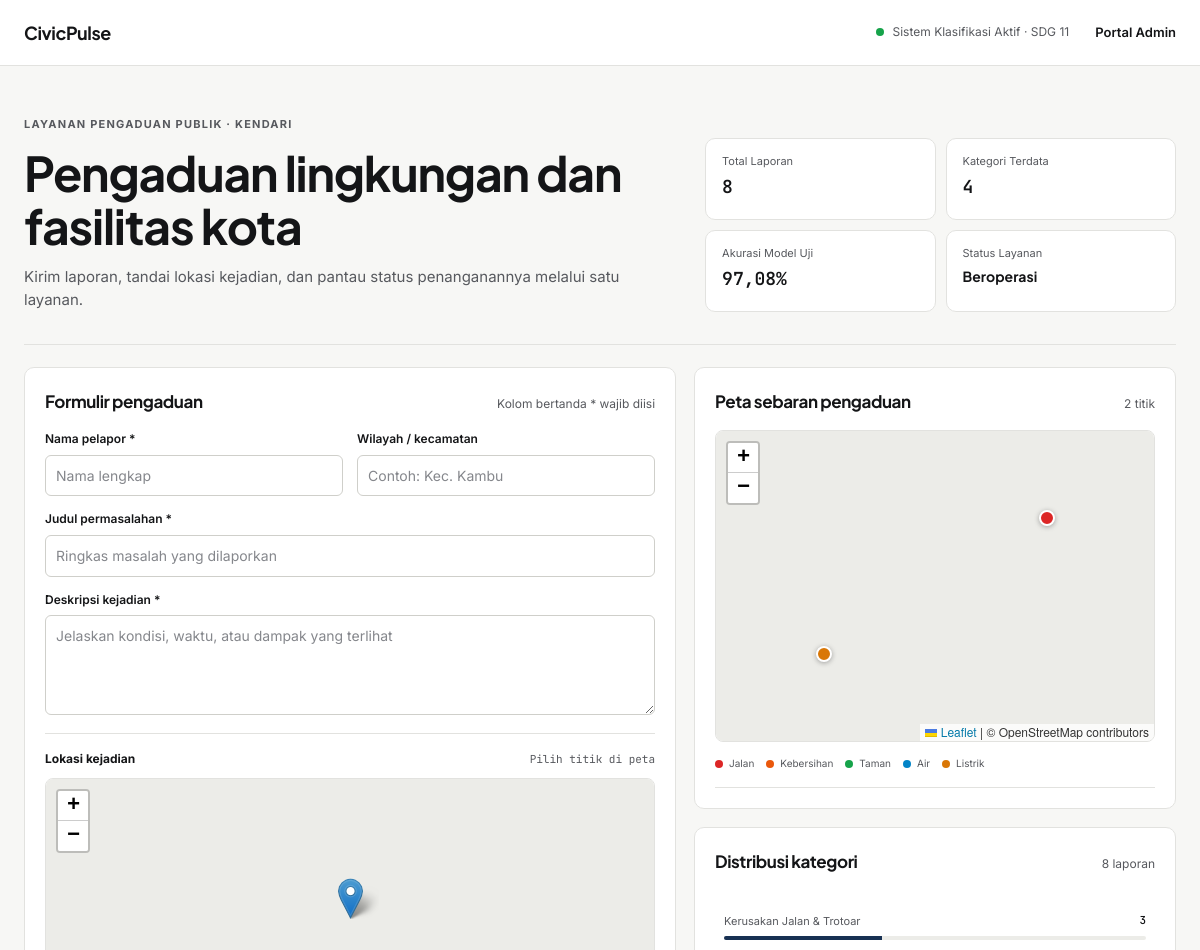
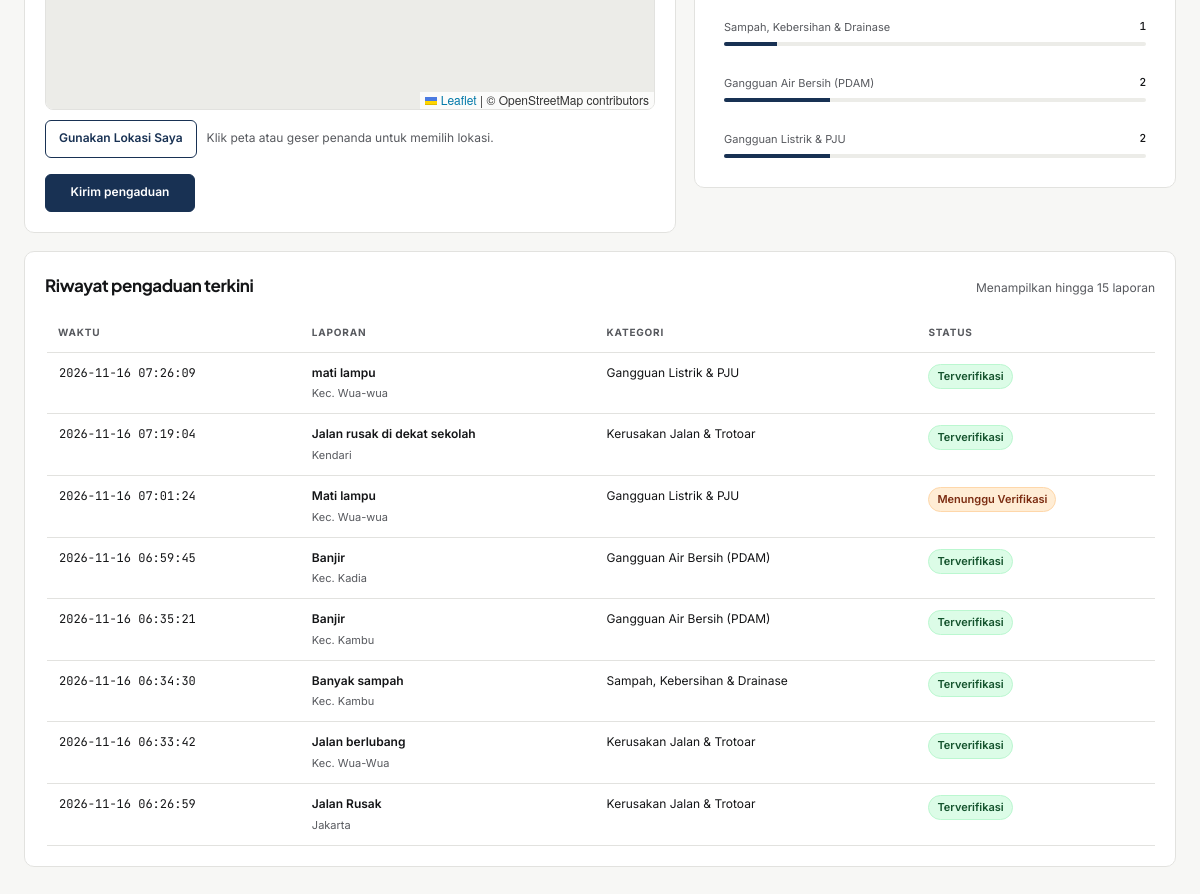
The page / on the database its author committed (2 pictures, top to bottom).
### tables this page shows
CREATE TABLE complaints (
                    id INTEGER PRIMARY KEY AUTOINCREMENT,
                    reporter_name TEXT NOT NULL,
                    title TEXT NOT NULL,
                    description TEXT NOT NULL,
                    area TEXT,
                    predicted_category TEXT NOT NULL,
                    confidence_score REAL NOT NULL,
                    verified_category TEXT,
                    status TEXT DEFAULT 'Menunggu Verifikasi',
                    created_at TIMESTAMP DEFAULT CURRENT_TIMESTAMP
                , latitude REAL, longitude REAL, updated_at TIMESTAMP);

### app.py (the view, shortened to what this page needs)
@app.route("/", methods=["GET", "POST"])
def index():
    hasil_prediksi = None
    conn = get_db_connection()
    try:
        if isinstance(conn, sqlite3.Connection):
            cursor = conn.cursor()
            cursor.execute(
                """
                SELECT *
                FROM complaints
                ORDER BY created_at DESC
                LIMIT 15
                """
            )
            daftar_laporan = [dict(row) for row in cursor.fetchall()]
            cursor.execute(
                """
                SELECT COALESCE(verified_category, predicted_category) AS kategori, COUNT(*) AS total
                FROM complaints
                GROUP BY kategori
                """
            )
            statistik = [dict(row) for row in cursor.fetchall()]
            cursor.execute(
                """
                SELECT *
                FROM complaints
                WHERE latitude IS NOT NULL AND longitude IS NOT NULL
                ORDER BY created_at DESC
                """
            )
            laporan_geo_rows = [dict(row) for row in cursor.fetchall()]
            cursor.close()
    finally:
        conn.close()
    laporan_geo = normalize_geo_rows(laporan_geo_rows)
    return render_template(
        "index.html",
        hasil=hasil_prediksi,
        laporan=daftar_laporan,
        statistik=statistik,
        laporan_geo=laporan_geo,
        label_map=LABEL_TAMPILAN,
    )

### app.py (called while the page is built, shortened)
def create_csrf_token():
    token = session.get("_csrf_token")
    if token is None:
        token = secrets.token_urlsafe(32)
        session["_csrf_token"] = token
    return token

@app.context_processor
def inject_csrf_token():
    return {"csrf_token": create_csrf_token}

@app.before_request
def protect_post_requests():
    if request.method == "POST":
        submitted_token = request.form.get("csrf_token", "")
        session_token = session.get("_csrf_token", "")
        if not submitted_token or not session_token or not hmac.compare_digest(submitted_token, session_token):
            abort(400)

def get_db_connection():
    mysql_host = os.getenv("MYSQL_HOST")
    mysql_user = os.getenv("MYSQL_USER", "root")
    mysql_password = os.getenv("MYSQL_PASSWORD", "")
    mysql_database = os.getenv("MYSQL_DATABASE", "civicpulse_db")
    conn = sqlite3.connect(DB_PATH)
    conn.row_factory = sqlite3.Row
    return conn

### Templates/index.html (shortened to what this page needs)
<!DOCTYPE html>
<html lang="id">
<head>
    <link rel="stylesheet" href="https://unpkg.com/leaflet@1.9.4/dist/leaflet.css">
</head>
<body>
    <header class="site-header">
        <a class="wordmark" href="{{ url_for('index') }}">CivicPulse</a>
        <div class="header-right">
            <div class="system-indicator"><span class="system-dot" aria-hidden="true"></span><span>Sistem Klasifikasi Aktif · SDG 11</span></div>
            <nav class="header-links" aria-label="Navigasi utama">
                {% if session.get('role') == 'admin' %}
                    <a href="{{ url_for('admin_dashboard') }}">Dashboard Admin</a>
                {% else %}
                    <a href="{{ url_for('login') }}">Portal Admin</a>
                {% endif %}
            </nav>
        </div>
    </header>
    <main class="page">
        {% set totals = namespace(count=0) %}
        {% for item in statistik %}{% set totals.count = totals.count + item.total %}{% endfor %}
        <section class="editorial">
            <div>
                <span class="eyebrow">Layanan Pengaduan Publik · Kendari</span>
                <h1>Pengaduan lingkungan dan fasilitas kota</h1>
                <p class="intro">Kirim laporan, tandai lokasi kejadian, dan pantau status penanganannya melalui satu layanan.</p>
            </div>
            <div class="metric-grid" aria-label="Ringkasan layanan">
                <div class="metric"><span class="metric-label">Total Laporan</span><strong class="metric-value">{{ totals.count }}</strong></div>
                <div class="metric"><span class="metric-label">Kategori Terdata</span><strong class="metric-value">{{ statistik|length }}</strong></div>
                <div class="metric"><span class="metric-label">Akurasi Model Uji</span><strong class="metric-value">97,08%</strong></div>
                <div class="metric"><span class="metric-label">Status Layanan</span><strong class="metric-value text-value">Beroperasi</strong></div>
            </div>
        </section>
        <section class="main-grid">
            <article class="panel">
                <div class="panel-heading">
                    <h2>Formulir pengaduan</h2>
                    <span class="panel-note">Kolom bertanda * wajib diisi</span>
                </div>
                <form method="POST" id="complaint-form">
                    <div class="form-grid">
                        <div class="field">
                            <label for="reporter_name">Nama pelapor *</label>
                            <input id="reporter_name" type="text" name="reporter_name" placeholder="Nama lengkap" required>
                        </div>
                        <div class="field">
                            <label for="area">Wilayah / kecamatan</label>
                            <input id="area" type="text" name="area" placeholder="Contoh: Kec. Kambu">
                        </div>
                        <div class="field full">
                            <label for="title">Judul permasalahan *</label>
                            <input id="title" type="text" name="title" placeholder="Ringkas masalah yang dilaporkan" required>
                        </div>
                        <div class="field full">
                            <label for="description">Deskripsi kejadian *</label>
                            <textarea id="description" name="description" placeholder="Jelaskan kondisi, waktu, atau dampak yang terlihat" required></textarea>
                        </div>
                    </div>
                    <div class="location-picker">
                        <div class="location-title">
                            <strong>Lokasi kejadian</strong>
                            <span class="coordinates" id="selected-coordinates">Pilih titik di peta</span>
                        </div>
                        <div class="map-frame">
                            <div id="location-picker-map" aria-label="Pilih titik lokasi kejadian di peta"></div>
                        </div>
                        <div class="map-toolbar">
                            <button type="button" class="button secondary" id="use-location-btn">Gunakan Lokasi Saya</button>
                            <span class="panel-note">Klik peta atau geser penanda untuk memilih lokasi.</span>
                        </div>
                    </div>
                    <div class="submit-row" id="submit-area">
                        <button type="submit" class="button" id="submit-button">Kirim pengaduan</button>
                    </div>
                </form>
            </article>
            <div class="right-column">
                <article class="panel">
                    <div class="panel-heading">
                        <h2>Peta sebaran pengaduan</h2>
                        <span class="panel-note">{{ laporan_geo|length }} titik</span>
                    </div>
                    <div class="map-frame public-frame">
                        <div id="public-complaint-map" aria-label="Peta sebaran laporan publik"></div>
                    </div>
                    <div class="legend" aria-label="Legenda kategori">
                        <span class="legend-item"><i class="legend-dot" style="background:#dc2626"></i>Jalan</span>
                        <span class="legend-item"><i class="legend-dot" style="background:#ea580c"></i>Kebersihan</span>
                        <span class="legend-item"><i class="legend-dot" style="background:#16a34a"></i>Taman</span>
                        <span class="legend-item"><i class="legend-dot" style="background:#0284c7"></i>Air</span>
                        <span class="legend-item"><i class="legend-dot" style="background:#d97706"></i>Listrik</span>
                    </div>
                </article>
                <article class="panel">
                    <div class="panel-heading">
                        <h2>Distribusi kategori</h2>
                        <span class="panel-note">{{ totals.count }} laporan</span>
                    </div>
                    <div class="category-list">
                        {% if statistik %}
                            {% for item in statistik %}
                                {% set share = ((item.total / totals.count) * 100) if totals.count else 0 %}
                                <div class="category-row">
                                    <div class="category-meta">
                                        <span>{{ label_map.get(item.kategori, item.kategori) }}</span>
                                        <strong>{{ item.total }}</strong>
                                    </div>
                                    <div class="progress-track"><div class="progress-fill" style="width: {{ share }}%"></div></div>
                                </div>
                            {% endfor %}
                        {% else %}
                            <p class="panel-note">Belum ada data laporan.</p>
                        {% endif %}
                    </div>
                </article>
            </div>
        </section>
        <section class="panel history-panel">
            <div class="panel-heading">
                <h2>Riwayat pengaduan terkini</h2>
                <span class="panel-note">Menampilkan hingga 15 laporan</span>
            </div>
            <div class="table-scroll">
                <table>
                    <thead><tr><th>Waktu</th><th>Laporan</th><th>Kategori</th><th>Status</th></tr></thead>
                    <tbody>
                        {% for item in laporan %}
                        <tr>
                            <td><time class="technical">{{ item.created_at }}</time></td>
                            <td><span class="report-title">{{ item.title }}</span><span class="report-sub">{{ item.area or 'Wilayah umum' }}</span></td>
                            <td>{{ label_map.get(item.verified_category or item.predicted_category, item.verified_category or item.predicted_category) }}</td>
                            <td><span class="status-pill {% if item.status == 'Terverifikasi' %}verified{% elif item.status == 'Selesai' %}complete{% elif item.status == 'Menunggu Verifikasi' %}pending{% elif item.status == 'Dalam Tindak Lanjut' %}progress{% endif %}">{{ item.status }}</span></td>
                        </tr>
                        {% else %}
                        <tr><td class="empty-cell" colspan="4">Belum ada laporan yang masuk.</td></tr>
                        {% endfor %}
                    </tbody>
                </table>
            </div>
        </section>
    </main>
</body>
</html>

### rows shown on the page
complaints: created_at "2026-11-16 07:26:09", title "mati lampu", area "Kec. Wua-wua", get "Gangguan Listrik & PJU", status "Terverifikasi"
complaints: created_at "2026-11-16 07:19:04", title "Jalan rusak di dekat sekolah", area "Kendari", get "Kerusakan Jalan & Trotoar", status "Terverifikasi"
complaints: created_at "2026-11-16 07:01:24", title "Mati lampu", area "Kec. Wua-wua", get "Gangguan Listrik & PJU", status "Menunggu Verifikasi"
complaints: created_at "2026-11-16 06:59:45", title "Banjir", area "Kec. Kadia", get "Gangguan Air Bersih (PDAM)", status "Terverifikasi"
complaints: created_at "2026-11-16 06:35:21", title "Banjir", area "Kec. Kambu", get "Gangguan Air Bersih (PDAM)", status "Terverifikasi"
complaints: created_at "2026-11-16 06:34:30", title "Banyak sampah", area "Kec. Kambu", get "Sampah, Kebersihan & Drainase", status "Terverifikasi"
complaints: created_at "2026-11-16 06:33:42", title "Jalan berlubang", area "Kec. Wua-Wua", get "Kerusakan Jalan & Trotoar", status "Terverifikasi"
complaints: created_at "2026-11-16 06:26:59", title "Jalan Rusak", area "Jakarta", get "Kerusakan Jalan & Trotoar", status "Terverifikasi"

### other values the page prints
{{ totals.count }} "8"
{{ statistik|length }} "4"
{{ laporan_geo|length }} "2"
{{ label_map.get(item.kategori, item.kategori) }} "Kerusakan Jalan & Trotoar" "Sampah, Kebersihan & Drainase" "Gangguan Air Bersih (PDAM)" "Gangguan Listrik & PJU"
{{ item.total }} "3" "1" "2" "2"
